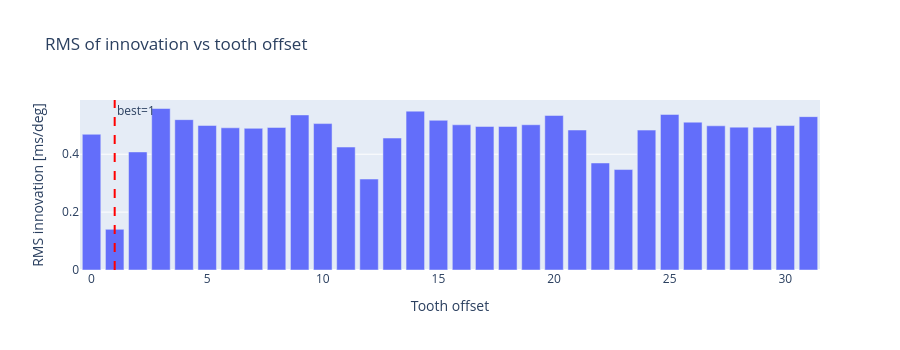
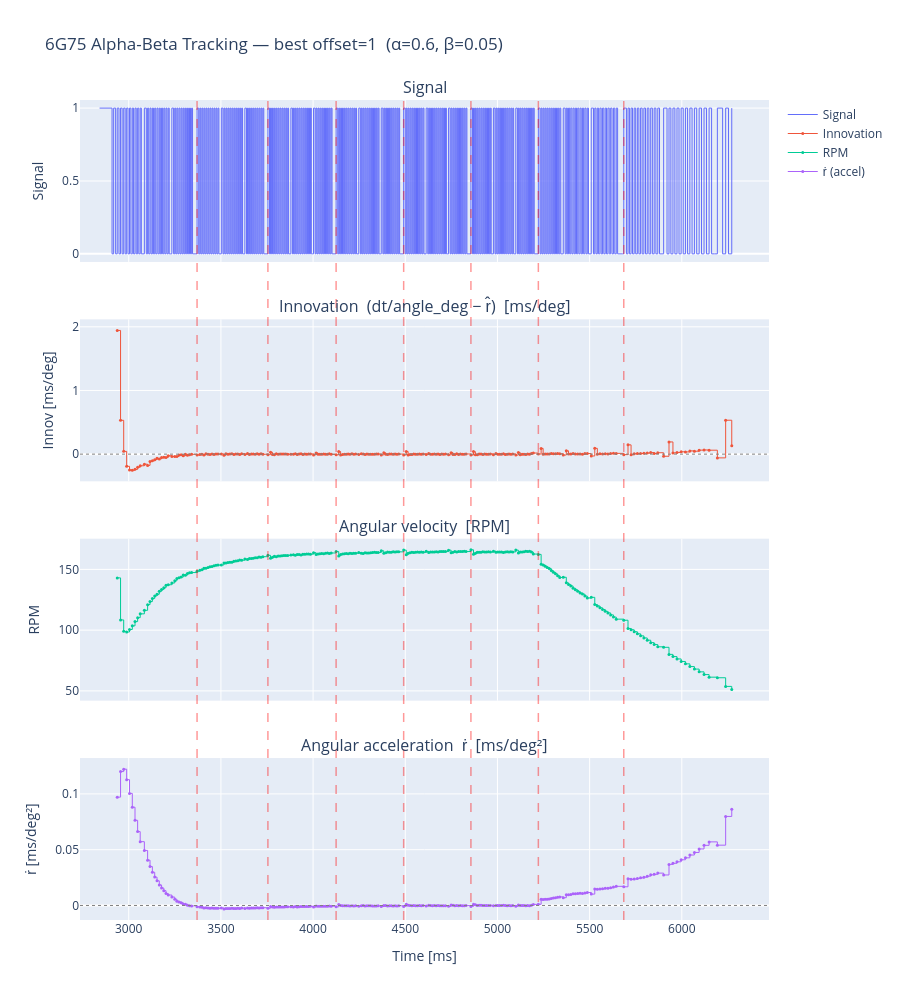

These figures' notebook cell, in order:
### Code cell
# ── User-configurable parameters ───────────────────────────────────────────────
ALPHA          = 0.6   # period (r̂) gain
BETA           = 0.05  # acceleration (ṙ̂) gain
SOFT_GATE_FRAC = 0.6   # soft-gate threshold as fraction of r̂

# ── Find tooth offset with minimum RMS innovation ─────────────────────────────
_n_teeth = len(WHEEL_6G75.tooth_angles_deg)
rms_per_offset = []
for i in range(_n_teeth):
    res = run_alpha_beta(
        rising_times_ms,
        wheel=WHEEL_6G75,
        tooth_offset=i,
        alpha=ALPHA,
        beta=BETA,
        soft_gate_frac=SOFT_GATE_FRAC,
    )
    rms_per_offset.append(np.sqrt(np.mean(res['innov'] ** 2)))

rms_arr = np.array(rms_per_offset)
best_offset = int(np.argmin(rms_arr))
print(f"Best tooth offset: {best_offset}  (RMS innovation = {rms_arr[best_offset]:.4f} ms/deg)")
print(f"Worst tooth offset: {int(np.argmax(rms_arr))}  (RMS innovation = {rms_arr.max():.4f} ms/deg)")

# ── Plot RMS vs tooth offset ──────────────────────────────────────────────────
fig_rms = go.Figure()
fig_rms.add_trace(go.Bar(x=list(range(_n_teeth)), y=rms_arr, name='RMS innovation'))
fig_rms.add_vline(x=best_offset, line=dict(color='red', dash='dash'), annotation_text=f'best={best_offset}')
fig_rms.update_layout(
    title="RMS of innovation vs tooth offset",
    xaxis_title="Tooth offset",
    yaxis_title="RMS innovation [ms/deg]",
    height=350,
)
fig_rms.show()

# ── Plot the best offset ──────────────────────────────────────────────────────
best_result = run_alpha_beta(
    rising_times_ms,
    wheel=WHEEL_6G75,
    tooth_offset=best_offset,
    alpha=ALPHA,
    beta=BETA,
    soft_gate_frac=SOFT_GATE_FRAC,
)
print(f"Detected {len(best_result['rev_times'])} wheel revolutions")
plot_alpha_beta(
    best_result, time_ms, signal,
    title=f"6G75 Alpha-Beta Tracking — best offset={best_offset}  (α={ALPHA}, β={BETA})"
)

### Figure 1 — Plotly figure (JSON) as saved in the notebook; plotly's stock layout.template omitted (floating-point values rounded to 4 significant figures)
{"data": [{"name": "RMS innovation", "type": "bar", "x": [0, 1, 2, 3, 4, 5, 6, 7, 8, 9, 10, 11, 12, 13, 14, 15, 16, 17, 18, 19, 20, 21, 22, 23, 24, 25, 26, 27, 28, 29, 30, 31], "y": [0.4689, 0.1406, 0.4079, 0.5579, 0.5194, 0.4993, 0.4912, 0.4894, 0.4925, 0.5357, 0.5058, 0.4247, 0.3142, 0.4558, 0.5488, 0.5171, 0.5017, 0.4958, 0.4958, 0.5018, 0.5338, 0.4836, 0.3697, 0.3471, 0.4833, 0.5374, 0.5107, 0.4981, 0.4935, 0.4934, 0.4991, 0.5298]}], "layout": {"annotations": [{"showarrow": false, "text": "best=1", "x": 1, "xanchor": "left", "xref": "x", "y": 1, "yanchor": "top", "yref": "y domain"}], "height": 350, "shapes": [{"line": {"color": "red", "dash": "dash"}, "type": "line", "x0": 1, "x1": 1, "xref": "x", "y0": 0, "y1": 1, "yref": "y domain"}], "title": {"text": "RMS of innovation vs tooth offset"}, "xaxis": {"title": {"text": "Tooth offset"}}, "yaxis": {"title": {"text": "RMS innovation [ms/deg]"}}}}

### Figure 2 — Plotly figure (JSON) as saved in the notebook; plotly's stock layout.template omitted (floating-point values rounded to 4 significant figures; data arrays with more than 128 entries replaced by an {"elided": "..."} marker saying what was removed)
{"data": [{"line": {"shape": "hv", "width": 1}, "mode": "lines", "name": "Signal", "type": "scatter", "x": {"elided": "551 float values"}, "xaxis": "x", "y": {"elided": "551 int values"}, "yaxis": "y"}, {"line": {"shape": "hv", "width": 1}, "marker": {"size": 3}, "mode": "lines+markers", "name": "Innovation", "type": "scatter", "x": {"elided": "247 float values"}, "xaxis": "x2", "y": {"elided": "247 float values"}, "yaxis": "y2"}, {"line": {"shape": "hv", "width": 1}, "marker": {"size": 3}, "mode": "lines+markers", "name": "RPM", "type": "scatter", "x": {"elided": "247 float values"}, "xaxis": "x3", "y": {"elided": "247 float values"}, "yaxis": "y3"}, {"line": {"shape": "hv", "width": 1}, "marker": {"size": 3}, "mode": "lines+markers", "name": "ṙ (accel)", "type": "scatter", "x": {"elided": "247 float values"}, "xaxis": "x4", "y": {"elided": "247 float values"}, "yaxis": "y4"}], "layout": {"annotations": [{"font": {"size": 16}, "showarrow": false, "text": "Signal", "x": 0.5, "xanchor": "center", "xref": "paper", "y": 1, "yanchor": "bottom", "yref": "paper"}, {"font": {"size": 16}, "showarrow": false, "text": "Innovation  (dt/angle_deg − r̂)  [ms/deg]", "x": 0.5, "xanchor": "center", "xref": "paper", "y": 0.7325, "yanchor": "bottom", "yref": "paper"}, {"font": {"size": 16}, "showarrow": false, "text": "Angular velocity  [RPM]", "x": 0.5, "xanchor": "center", "xref": "paper", "y": 0.465, "yanchor": "bottom", "yref": "paper"}, {"font": {"size": 16}, "showarrow": false, "text": "Angular acceleration  ṙ  [ms/deg²]", "x": 0.5, "xanchor": "center", "xref": "paper", "y": 0.1975, "yanchor": "bottom", "yref": "paper"}], "height": 1000, "hovermode": "x unified", "shapes": [{"line": {"color": "gray", "dash": "dot", "width": 1}, "type": "line", "x0": 0, "x1": 1, "xref": "x2 domain", "y0": 0, "y1": 0, "yref": "y2"}, {"line": {"color": "gray", "dash": "dot", "width": 1}, "type": "line", "x0": 0, "x1": 1, "xref": "x4 domain", "y0": 0, "y1": 0, "yref": "y4"}, {"line": {"color": "red", "dash": "dash", "width": 1.5}, "opacity": 0.4, "type": "line", "x0": 3371.0, "x1": 3371.0, "xref": "x", "y0": 0, "y1": 1, "yref": "paper"}, {"line": {"color": "red", "dash": "dash", "width": 1.5}, "opacity": 0.4, "type": "line", "x0": 3755.0, "x1": 3755.0, "xref": "x", "y0": 0, "y1": 1, "yref": "paper"}, {"line": {"color": "red", "dash": "dash", "width": 1.5}, "opacity": 0.4, "type": "line", "x0": 4125.0, "x1": 4125.0, "xref": "x", "y0": 0, "y1": 1, "yref": "paper"}, {"line": {"color": "red", "dash": "dash", "width": 1.5}, "opacity": 0.4, "type": "line", "x0": 4491.0, "x1": 4491.0, "xref": "x", "y0": 0, "y1": 1, "yref": "paper"}, {"line": {"color": "red", "dash": "dash", "width": 1.5}, "opacity": 0.4, "type": "line", "x0": 4856.0, "x1": 4856.0, "xref": "x", "y0": 0, "y1": 1, "yref": "paper"}, {"line": {"color": "red", "dash": "dash", "width": 1.5}, "opacity": 0.4, "type": "line", "x0": 5222.0, "x1": 5222.0, "xref": "x", "y0": 0, "y1": 1, "yref": "paper"}, {"line": {"color": "red", "dash": "dash", "width": 1.5}, "opacity": 0.4, "type": "line", "x0": 5685.0, "x1": 5685.0, "xref": "x", "y0": 0, "y1": 1, "yref": "paper"}], "title": {"text": "6G75 Alpha-Beta Tracking — best offset=1  (α=0.6, β=0.05)"}, "xaxis": {"anchor": "y", "domain": [0, 1], "matches": "x4", "showticklabels": false}, "xaxis2": {"anchor": "y2", "domain": [0, 1], "matches": "x4", "showticklabels": false}, "xaxis3": {"anchor": "y3", "domain": [0, 1], "matches": "x4", "showticklabels": false}, "xaxis4": {"anchor": "y4", "domain": [0, 1], "title": {"text": "Time [ms]"}}, "yaxis": {"anchor": "x", "domain": [0.8025, 1], "title": {"text": "Signal"}}, "yaxis2": {"anchor": "x2", "domain": [0.535, 0.7325], "title": {"text": "Innov [ms/deg]"}}, "yaxis3": {"anchor": "x3", "domain": [0.2675, 0.465], "title": {"text": "RPM"}}, "yaxis4": {"anchor": "x4", "domain": [0, 0.1975], "title": {"text": "ṙ [ms/deg²]"}}}}
